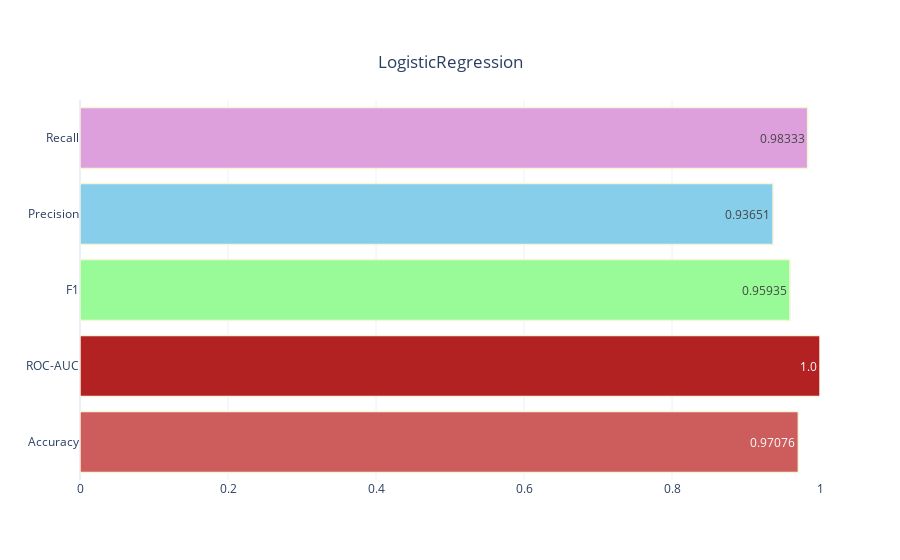
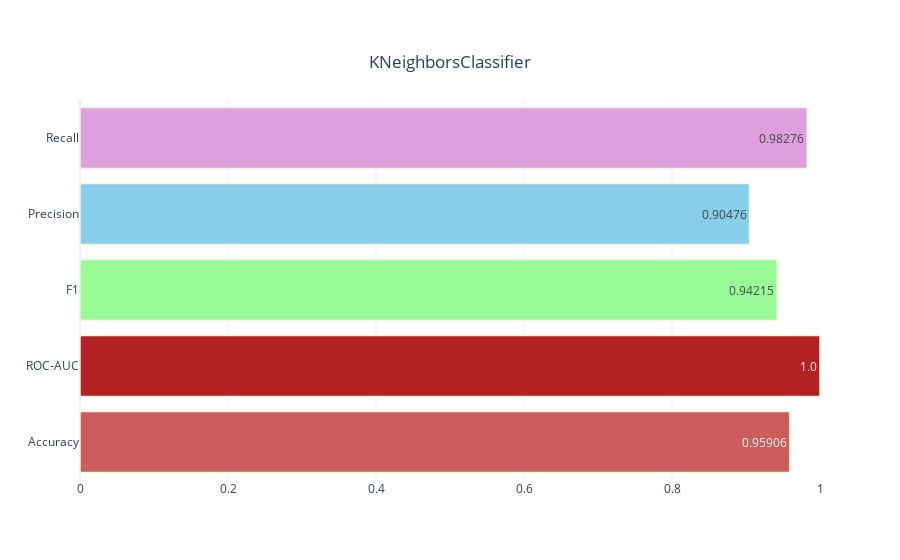
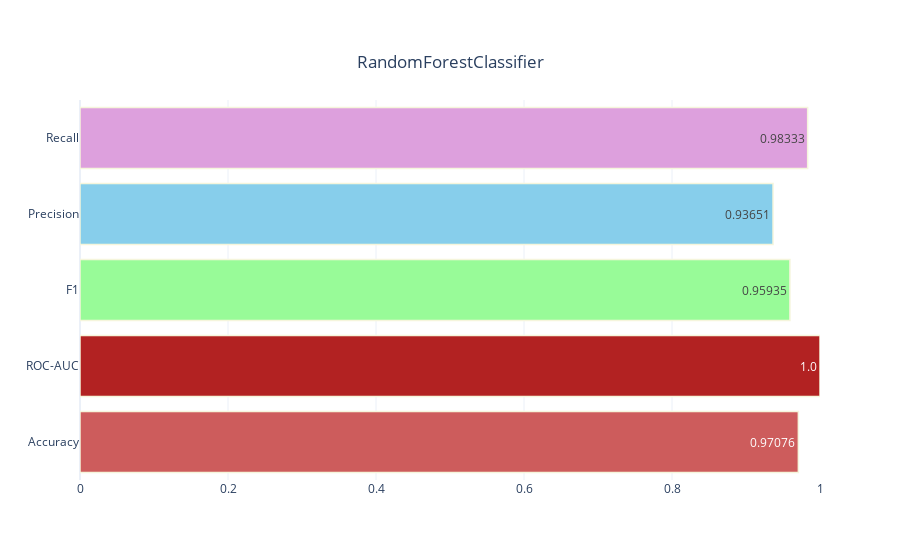
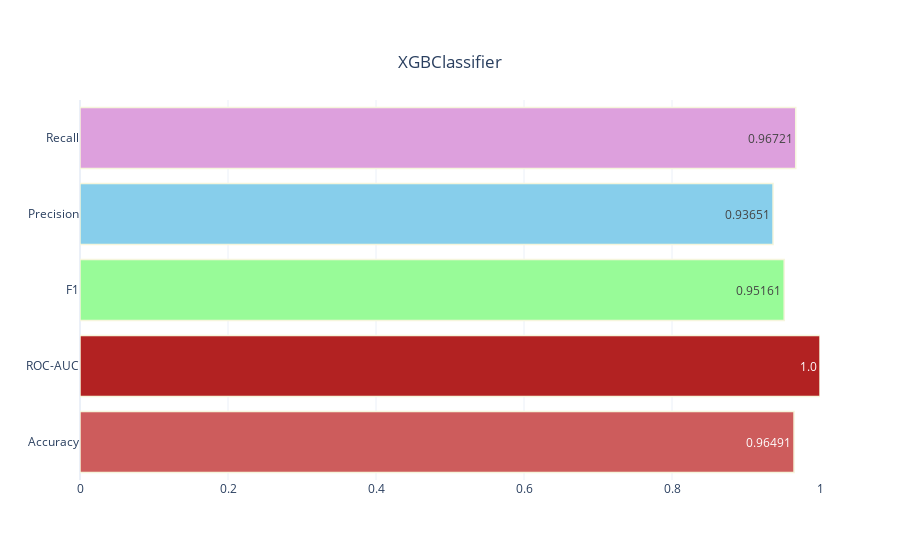

These figures' notebook cell, in order:
### Code cell
# Lets create model:
def classification_models(model):
    y_pred=model.fit(X_train,y_train).predict(X_test)
    accuracy=accuracy_score(y_pred,y_test)
    roc_score=roc_auc_score(y_pred,model.predict_proba(X_test)[:,1])
    f1=f1_score(y_pred,y_test)
    precision=precision_score(y_pred,y_test)
    recall=recall_score(y_pred,y_test)
    
    results=pd.DataFrame({"Values":[accuracy,roc_score,f1,precision,recall],
                         "Metrics":["Accuracy","ROC-AUC","F1","Precision","Recall"]})
    
    # Visualize Results:
    fig=make_subplots(rows=1,cols=1)
    fig.add_trace(go.Bar(x=[round(i,5) for i in results["Values"]],
                        y=results["Metrics"],
                        text=[round(i,5) for i in results["Values"]],orientation="h",textposition="inside",name="Values",
                        marker=dict(color=["indianred","firebrick","palegreen","skyblue","plum"],line_color="beige",line_width=1.5)),row=1,col=1)
    fig.update_layout(title={'text': model.__class__.__name__ ,
                             'y':0.9,
                             'x':0.5,
                             'xanchor': 'center',
                             'yanchor': 'top'},
                      template='plotly_white')
    fig.update_xaxes(range=[0,1], row = 1, col = 1)

    iplot(fig)

my_models= [
    
    LogisticRegression(),
    KNeighborsClassifier(),
    RandomForestClassifier(),
    XGBClassifier(),
    GradientBoostingClassifier(),
    CatBoostClassifier(),
    LGBMClassifier(),
    GaussianNB(),
    DecisionTreeClassifier()


]

for model in my_models:
    classification_models(model)

### Figure 1 — Plotly figure (JSON) as saved in the notebook; plotly's stock layout.template omitted (floating-point values rounded to 4 significant figures)
{"data": [{"marker": {"color": ["indianred", "firebrick", "palegreen", "skyblue", "plum"], "line": {"color": "beige", "width": 1.5}}, "name": "Values", "orientation": "h", "text": ["0.97076", "1.0", "0.95935", "0.93651", "0.98333"], "textposition": "inside", "type": "bar", "x": [0.9708, 1, 0.9594, 0.9365, 0.9833], "xaxis": "x", "y": ["Accuracy", "ROC-AUC", "F1", "Precision", "Recall"], "yaxis": "y"}], "layout": {"title": {"text": "LogisticRegression", "x": 0.5, "xanchor": "center", "y": 0.9, "yanchor": "top"}, "xaxis": {"anchor": "y", "domain": [0, 1], "range": [0, 1]}, "yaxis": {"anchor": "x", "domain": [0, 1]}}}

### Figure 2 — Plotly figure (JSON) as saved in the notebook; plotly's stock layout.template omitted (floating-point values rounded to 4 significant figures)
{"data": [{"marker": {"color": ["indianred", "firebrick", "palegreen", "skyblue", "plum"], "line": {"color": "beige", "width": 1.5}}, "name": "Values", "orientation": "h", "text": ["0.95906", "1.0", "0.94215", "0.90476", "0.98276"], "textposition": "inside", "type": "bar", "x": [0.9591, 1, 0.9422, 0.9048, 0.9828], "xaxis": "x", "y": ["Accuracy", "ROC-AUC", "F1", "Precision", "Recall"], "yaxis": "y"}], "layout": {"title": {"text": "KNeighborsClassifier", "x": 0.5, "xanchor": "center", "y": 0.9, "yanchor": "top"}, "xaxis": {"anchor": "y", "domain": [0, 1], "range": [0, 1]}, "yaxis": {"anchor": "x", "domain": [0, 1]}}}

### Figure 3 — Plotly figure (JSON) as saved in the notebook; plotly's stock layout.template omitted (floating-point values rounded to 4 significant figures)
{"data": [{"marker": {"color": ["indianred", "firebrick", "palegreen", "skyblue", "plum"], "line": {"color": "beige", "width": 1.5}}, "name": "Values", "orientation": "h", "text": ["0.97076", "1.0", "0.95935", "0.93651", "0.98333"], "textposition": "inside", "type": "bar", "x": [0.9708, 1, 0.9594, 0.9365, 0.9833], "xaxis": "x", "y": ["Accuracy", "ROC-AUC", "F1", "Precision", "Recall"], "yaxis": "y"}], "layout": {"title": {"text": "RandomForestClassifier", "x": 0.5, "xanchor": "center", "y": 0.9, "yanchor": "top"}, "xaxis": {"anchor": "y", "domain": [0, 1], "range": [0, 1]}, "yaxis": {"anchor": "x", "domain": [0, 1]}}}

### Figure 4 — Plotly figure (JSON) as saved in the notebook; plotly's stock layout.template omitted (floating-point values rounded to 4 significant figures)
{"data": [{"marker": {"color": ["indianred", "firebrick", "palegreen", "skyblue", "plum"], "line": {"color": "beige", "width": 1.5}}, "name": "Values", "orientation": "h", "text": ["0.96491", "1.0", "0.95161", "0.93651", "0.96721"], "textposition": "inside", "type": "bar", "x": [0.9649, 1, 0.9516, 0.9365, 0.9672], "xaxis": "x", "y": ["Accuracy", "ROC-AUC", "F1", "Precision", "Recall"], "yaxis": "y"}], "layout": {"title": {"text": "XGBClassifier", "x": 0.5, "xanchor": "center", "y": 0.9, "yanchor": "top"}, "xaxis": {"anchor": "y", "domain": [0, 1], "range": [0, 1]}, "yaxis": {"anchor": "x", "domain": [0, 1]}}}
